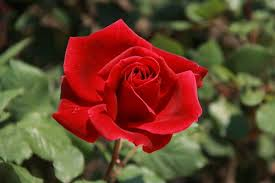
#> input picture ejercicios/Rosa.jpeg, 275 x 183 px, found by its file name
$ python Ejercicio8.py
#> lines starting #> are read from the running program, lines starting #| are printed output that depends on the picture
import cv2
import numpy as np
import matplotlib.pyplot as plt

#    Cargar imágenes
img1 = cv2.imread("rosa.jpeg")
#> img1 is the input picture: shape (183, 275, 3); mean B, G, R 42.7, 65.4, 102.7
img2 = cv2.imread("girasol.jpeg")
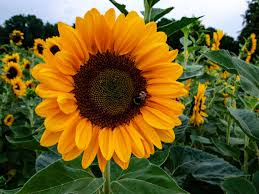
#> input picture ejercicios/Girasol.jpeg, 259 x 194 px, found by its file name
#> img2 is the input picture: shape (194, 259, 3); mean B, G, R 42.3, 96.5, 113.9
img3 = cv2.imread("tulipan.jpeg")
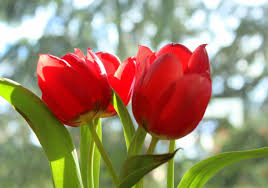
#> input picture ejercicios/Tulipan.jpeg, 268 x 188 px, found by its file name
#> img3 is the input picture: shape (188, 268, 3); mean B, G, R 109.2, 136.5, 157.6

# Verificación de seguridad: Si una imagen no carga, el código fallará
if img1 is None or img2 is None or img3 is None:
    print("Error: No se encontró alguna de las imágenes. Revisa los nombres de archivo.")
else:
    # Convertir a espacio HSV
    hsv1 = cv2.cvtColor(img1, cv2.COLOR_BGR2HSV)
#> hsv1: shape (183, 275, 3); mean H, S, V 46.4, 145.7, 110
    hsv2 = cv2.cvtColor(img2, cv2.COLOR_BGR2HSV)
#> hsv2: shape (194, 259, 3); mean H, S, V 44.2, 180.9, 127.4
    hsv3 = cv2.cvtColor(img3, cv2.COLOR_BGR2HSV)
#> hsv3: shape (188, 268, 3); mean H, S, V 65, 115.8, 173.7

    # Calcular y Normalizar histogramas
    hist1 = cv2.calcHist([hsv1], [0], None, [180], [0,180])
#> hist1 = 180 values, max 5627 at index 0, min 0 at index 78, mean 279.6
    hist2 = cv2.calcHist([hsv2], [0], None, [180], [0,180])
#> hist2 = 180 values, max 2270 at index 19, min 0 at index 139, mean 279.1
    hist3 = cv2.calcHist([hsv3], [0], None, [180], [0,180])
#> hist3 = 180 values, max 4131 at index 0, min 0 at index 117, mean 279.9

    cv2.normalize(hist1, hist1)
    cv2.normalize(hist2, hist2)
    cv2.normalize(hist3, hist3)

    hist1 = hist1.flatten()
#> hist1 = 180 values, max 0.585 at index 0, min 0 at index 78, mean 0.0291
    hist2 = hist2.flatten()
#> hist2 = 180 values, max 0.34 at index 19, min 0 at index 139, mean 0.0418
    hist3 = hist3.flatten()
#> hist3 = 180 values, max 0.542 at index 0, min 0 at index 117, mean 0.0367

    # Muestra las imagenes
    plt.figure(figsize=(12, 4))

    plt.subplot(1, 3, 1)
    plt.imshow(cv2.cvtColor(img1, cv2.COLOR_BGR2RGB)) # Convertir a RGB para que se vea bien en Matplotlib
    plt.title("Rosa")
    plt.axis('off')

    plt.subplot(1, 3, 2)
    plt.imshow(cv2.cvtColor(img2, cv2.COLOR_BGR2RGB))
    plt.title("Girasol")
    plt.axis('off')

    plt.subplot(1, 3, 3)
    plt.imshow(cv2.cvtColor(img3, cv2.COLOR_BGR2RGB))
    plt.title("Tulipán")
    plt.axis('off')

    plt.tight_layout()


    # Grafica los histogramas
    plt.figure()
    plt.plot(hist1, label="Rosa", color='red')
    plt.plot(hist2, label="Girasol", color='orange')
    plt.plot(hist3, label="Tulipán", color='magenta')
    plt.legend()
    plt.title("Histogramas normalizados (Canal H)")

    plt.show() # Esta es la instrucción que abre las ventanas externas
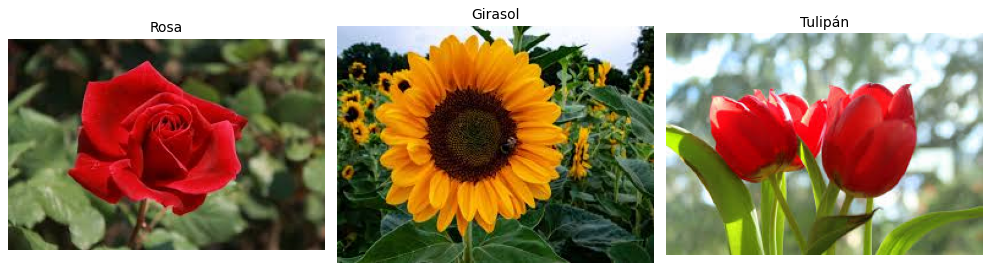
#> figure drawn by matplotlib, 3 panels
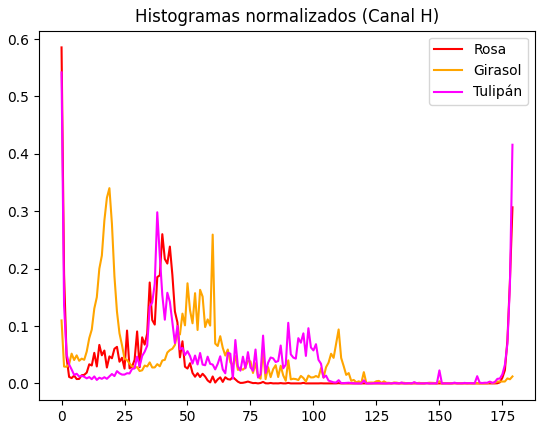
#> figure drawn by matplotlib, 1 panel; curve peaks at x = 0, y = 0.585; curve peaks at x = 19, y = 0.34; curve peaks at x = 0, y = 0.542
